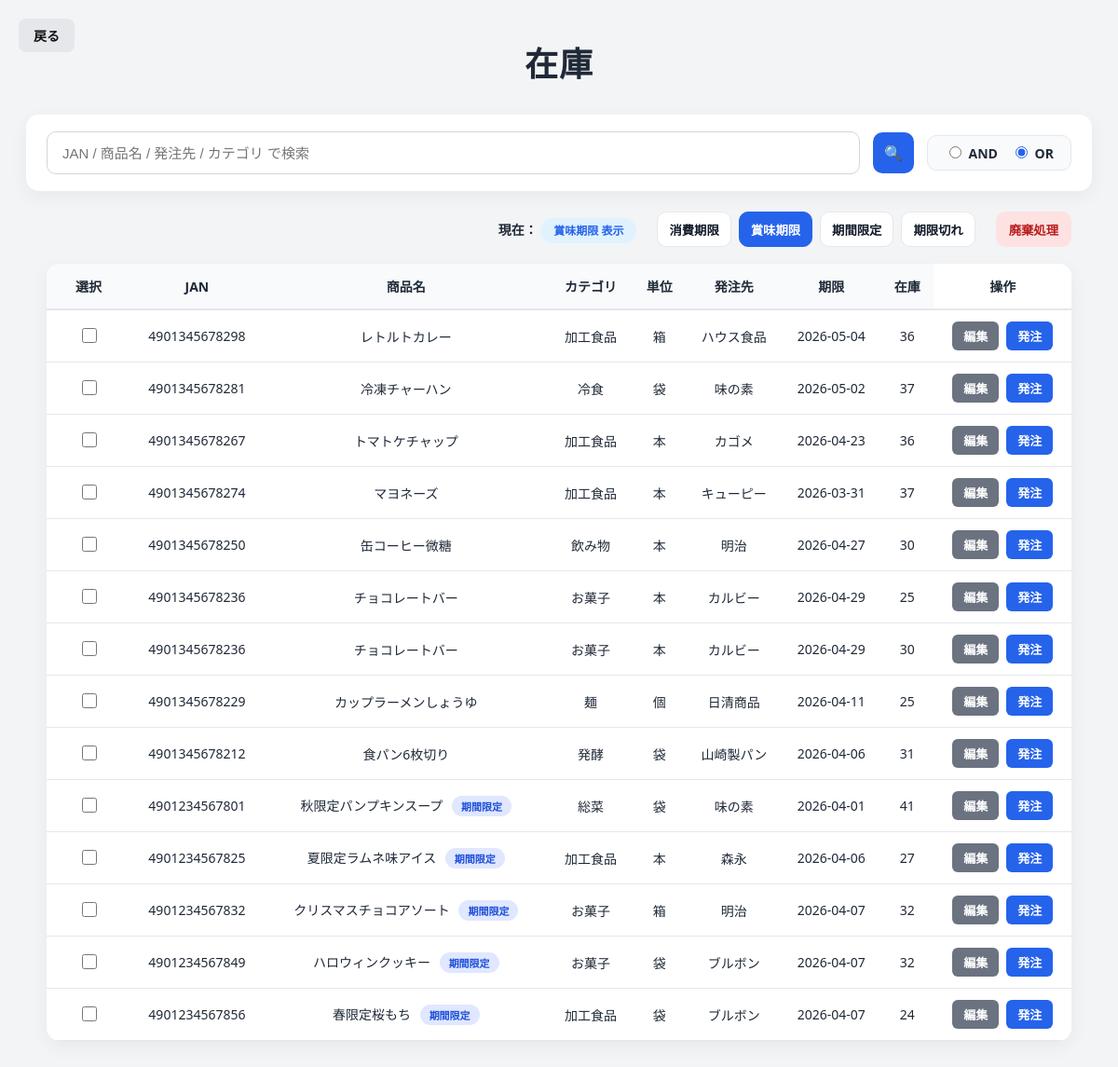
Page /pages/zaiko.php (signed in) on the committed database.
### tables this page shows
CREATE TABLE `stock` (
  `id` int(255) NOT NULL,
  `item_id` int(255) NOT NULL,
  `quantity` int(255) NOT NULL,
  `consume_date` date DEFAULT NULL,
  `best_before_date` date DEFAULT NULL,
  `expire_date` date NOT NULL,
  `created_at` date NOT NULL,
  `updated_at` date NOT NULL
);

CREATE TABLE `items` (
  `id` int(255) NOT NULL,
  `jan_code` varchar(13) NOT NULL,
  `item_name` varchar(100) NOT NULL,
  `category_id` int(255) NOT NULL,
  `unit` varchar(20) NOT NULL,
  `supplier` varchar(100) NOT NULL,
  `created_at` date NOT NULL,
  `updated_at` date NOT NULL,
  `price` int(11) NOT NULL DEFAULT 0,
  `reorder_point` int(11) NOT NULL DEFAULT 5,
  `is_limited` tinyint(1) NOT NULL DEFAULT 0 COMMENT '期間限定フラグ',
  `limited_start` date DEFAULT NULL COMMENT '販売開始日',
  `limited_end` date DEFAULT NULL COMMENT '販売終了日'
);

CREATE TABLE `categories` (
  `id` int(255) NOT NULL,
  `category_group` varchar(50) NOT NULL,
  `category_name` varchar(50) NOT NULL,
  `category_label_ja` varchar(100) NOT NULL
);

### pages/zaiko.php (the view, shortened to what this page needs)
<?php
require_once __DIR__ . '/../dbconnect.php';
$role = $_SESSION['role'];
function h($s){ return htmlspecialchars((string)$s, ENT_QUOTES, 'UTF-8'); }
function hasColumn(PDO $pdo, string $table, string $column): bool {
  $st = $pdo->prepare("SHOW COLUMNS FROM {$table} LIKE :c");
  $st->execute([':c'=>$column]);
  return (bool)$st->fetch(PDO::FETCH_ASSOC);
}
function fmtDate($d){
  return date('Y-m-d', strtotime($d));
}
$hasConsume = hasColumn($pdo,'stock','consume_date');
$hasBest    = hasColumn($pdo,'stock','best_before_date');
$hasLegacy  = hasColumn($pdo,'stock','expire_date');
$viewMode = $_SESSION['view_mode'] ?? 'best';
$keyword    = trim($_GET['keyword'] ?? '');
$searchMode = (($_GET['mode'] ?? 'or') === 'and') ? 'and' : 'or';
$where = [];
$params = [];
$today = (new DateTime('today'))->format('Y-m-d');
switch ($viewMode) {
  case 'best':
    if ($hasBest) $where[] = "s.best_before_date IS NOT NULL";
    else $where[] = "1=0";
    break;
}
$whereSql = $where ? ('WHERE ' . implode(' AND ', $where)) : '';
$expireExprCommon = "COALESCE(" .
  ($hasConsume ? "s.consume_date" : "NULL") . ", " .
  ($hasBest    ? "s.best_before_date" : "NULL") . ", " .
  ($hasLegacy  ? "s.expire_date" : "NULL") .
")";
if ($viewMode === 'consume') {
  $expireViewExpr = $hasConsume ? "s.consume_date" : "NULL";
} elseif ($viewMode === 'best') {
  $expireViewExpr = $hasBest ? "s.best_before_date" : "NULL";
} else {
  $expireViewExpr = $expireExprCommon;
}
$sql = "
  SELECT
    s.id AS stock_id,
    s.item_id,
    i.jan_code,
    i.item_name,
    c.category_label_ja,
    i.unit,
    i.supplier,
    i.is_limited,
    i.limited_start,
    i.limited_end,
    s.quantity,
    s.consume_date,
    s.best_before_date,
    s.expire_date,
    {$expireViewExpr} AS expire_view,
    {$expireExprCommon} AS expire_common
  FROM stock s
  JOIN items i ON i.id = s.item_id
  LEFT JOIN categories c ON c.id = i.category_id
  {$whereSql}
  ORDER BY i.id DESC, {$expireExprCommon} ASC, s.id DESC
";
$st = $pdo->prepare($sql);
$st->execute($params);
$rows = $st->fetchAll(PDO::FETCH_ASSOC);
$canDispose = ($role === 'mng' || $role === 'fte');
?>
<!DOCTYPE html>
<html lang="ja">
<head>
<link rel="stylesheet" href="../assets/css/zaiko.css">
</head>
<body>
<a href="home.php" class="back-btn">戻る</a>
<h1 class="title">在庫</h1>
<div class="search-area">
  <form method="get" class="search-form">
    <input class="search-box" type="text" name="keyword"
      placeholder="JAN / 商品名 / 発注先 / カテゴリ で検索"
      value="<?= h($keyword) ?>">
    <button class="search-btn" type="submit" aria-label="検索">🔍</button>
    <div class="search-mode">
      <label><input type="radio" name="mode" value="and" <?= $searchMode==='and'?'checked':'' ?>> AND</label>
      <label><input type="radio" name="mode" value="or"  <?= $searchMode==='or'?'checked':''  ?>> OR</label>
    </div>
  </form>
</div>
<div class="right-actions">
  <div class="expire-status">
    現在：
    <span class="expire-label">
      <?php
        echo match($viewMode){
          'consume' => '消費期限',
          'best'    => '賞味期限',
          'limited' => '期間限定',
          'expired' => '期限切れ',
          default   => '賞味期限'
        };
      ?>
      表示
    </span>
  </div>
  <form method="post" class="view-switch">
    <button class="view-btn <?= $viewMode==='consume'?'is-active':'' ?>" type="submit" name="view_mode" value="consume">消費期限</button>
    <button class="view-btn <?= $viewMode==='best'?'is-active':'' ?>" type="submit" name="view_mode" value="best">賞味期限</button>
    <button class="view-btn <?= $viewMode==='limited'?'is-active':'' ?>" type="submit" name="view_mode" value="limited">期間限定</button>
    <button class="view-btn <?= $viewMode==='expired'?'is-active':'' ?>" type="submit" name="view_mode" value="expired">期限切れ</button>
  </form>
  <?php if ($canDispose): ?>
    <button type="button" class="dispose-link" id="btnDispose">廃棄処理</button>
  <?php endif; ?>
</div>
<form method="post" action="zaiko_dispose_execute.php" id="disposeForm">
  <div class="table-wrap">
    <table class="item-table">
      <thead>
        <tr>
          <?php if ($canDispose): ?><th class="check-col">選択</th><?php endif; ?>
          <th>JAN</th>
          <th>商品名</th>
          <th>カテゴリ</th>
          <th>単位</th>
          <th>発注先</th>
          <th>期限</th>
          <th>在庫</th>
          <?php if ($role==='mng' || $role==='fte'): ?><th class="op-col">操作</th><?php endif; ?>
        </tr>
      </thead>
      <tbody>
        <?php if(!$rows): ?>
          <tr>
            <td colspan="<?= $canDispose ? 9 : (($role==='mng'||$role==='fte')?8:7) ?>" style="padding:18px;">
              該当するデータがありません
            </td>
          </tr>
        <?php else: ?>
          <?php foreach($rows as $r): ?>
            <?php
              $qty = (int)($r['quantity'] ?? 0);
              $expire = fmtDate($r['expire_view'] ?? '');
              $expireCommon = fmtDate($r['expire_common'] ?? '');
              $isExpired = ($expireCommon !== '' && $expireCommon < $today);
              $isLimited = ((int)($r['is_limited'] ?? 0) === 1);
              $rowClass = $isExpired ? 'row-expired' : '';
            ?>
            <tr class="<?= h($rowClass) ?>">
              <?php if ($canDispose): ?>
                <td class="check-col">
                  <input
                    type="checkbox"
                    class="row-check"
                    name="stock_ids[]"
                    value="<?= (int)$r['stock_id'] ?>"
                    data-jan="<?= h($r['jan_code'] ?? '') ?>"
                    data-name="<?= h($r['item_name'] ?? '') ?>"
                    data-expire="<?= h($expire) ?>"
                    data-qty="<?= (int)$qty ?>"
                  >
                </td>
              <?php endif; ?>
              <td><?= h($r['jan_code'] ?? '') ?></td>
              <td>
                <?= h($r['item_name'] ?? '') ?>
                <?php if ($isLimited): ?>
                  <span class="badge badge-limited">期間限定</span>
                <?php endif; ?>
              </td>
              <td><?= h($r['category_label_ja'] ?? '') ?></td>
              <td><?= h($r['unit'] ?? '') ?></td>
              <td><?= h($r['supplier'] ?? '') ?></td>
              <td><?= h($expire) ?></td>
              <td class="<?= $qty<=0 ? 'stock-zero':'' ?>"><?= $qty ?></td>
              <?php if ($role==='mng' || $role==='fte'): ?>
                <td class="op-col">
                  <div class="op-buttons">
                    <a class="btn-edit" href="zaiko_edit.php?stock_id=<?= (int)$r['stock_id'] ?>">編集</a>
                    <a class="btn-order" href="hacchu_form.php?jan=<?= urlencode((string)($r['jan_code'] ?? '')) ?>">発注</a>
                  </div>
                </td>
              <?php endif; ?>
            </tr>
          <?php endforeach; ?>
        <?php endif; ?>
      </tbody>
    </table>
  </div>
</form>
</body>
</html>

### assets/css/zaiko.css (style rules this page uses)
body { margin:0; font-family: "Segoe UI", "Hiragino Kaku Gothic ProN", sans-serif; background:#F3F4F6; color:#1F2937; font-size:14px; }
.back-btn { position:fixed; top:20px; left:20px; padding:8px 16px; background:#E5E7EB; border-radius:8px; text-decoration:none; font-weight:600; color:#111; transition:.2s; }
.title { text-align:center; font-size:36px; font-weight:700; margin:40px 0 30px; letter-spacing:1px; }
.search-area { display:flex; justify-content:center; margin-bottom:22px; }
.search-form { width:1100px; max-width:92%; display:flex; align-items:center; gap:14px; background:#FFFFFF; padding:18px 22px; border-radius:14px; box-shadow:0 6px 20px rgba(0,0,0,0.05); }
.search-box { flex:1; min-width:300px; height:44px; padding:0 16px; border:1px solid #D1D5DB; border-radius:10px; font-size:15px; transition:.2s; }
.search-btn { width:44px; height:44px; border:none; border-radius:10px; background:#2563EB; color:#fff; font-size:16px; cursor:pointer; transition:.2s; }
.search-mode { display:flex; align-items:center; gap:14px; padding:8px 18px; background:#F9FAFB; border:1px solid #E5E7EB; border-radius:10px; font-weight:600; white-space:nowrap; }
.search-mode input { accent-color:#2563EB; margin-right:4px; }
.right-actions { width:1100px; max-width:92%; margin:0 auto 10px; display:flex; justify-content:flex-end; align-items:center; gap:22px; }
.expire-status { font-weight:600; }
.expire-label { background:#E0F2FE; color:#2563EB; padding:5px 14px; border-radius:20px; font-size:12px; font-weight:700; }
.table-wrap { width:1100px; max-width:92%; margin:18px auto 50px; background:#FFFFFF; border-radius:14px; box-shadow:0 6px 20px rgba(0,0,0,0.05); overflow-x:auto; }
.item-table { width:100%; border-collapse:collapse; font-size:14px; }
.item-table th { background:#F9FAFB; padding:14px 10px; font-weight:600; border-bottom:2px solid #E5E7EB; text-align:center; }
.item-table td { padding:12px 8px; border-bottom:1px solid #E5E7EB; text-align:center; }
.item-table th.op-col, .item-table td.op-col { position:sticky; right:0; background:#FFFFFF; box-shadow:-4px 0 8px rgba(0,0,0,0.05); z-index:2; }
.op-buttons { display:flex; justify-content:center; gap:8px; }
.btn-edit { padding:6px 12px; border-radius:6px; background:#6B7280; color:#fff; text-decoration:none; font-weight:600; font-size:13px; transition:.2s; }
.btn-order { padding:6px 12px; border-radius:6px; background:#2563EB; color:#fff; text-decoration:none; font-weight:600; font-size:13px; transition:.2s; }
.badge { display:inline-block; margin-left:6px; padding:3px 10px; border-radius:20px; font-size:11px; font-weight:700; }
.badge-limited { background:#E0E7FF; color:#1D4ED8; }
.view-switch { display:flex; gap:8px; margin:0; }
.view-btn { height:38px; padding:0 12px; border-radius:10px; border:1px solid #E5E7EB; background:#FFFFFF; color:#111827; font-weight:700; cursor:pointer; transition:.15s; }
.view-btn.is-active { background:#2563EB; border-color:#2563EB; color:#fff; }
.dispose-link { height:38px; padding:0 14px; border:none; border-radius:10px; background:#FEE2E2; color:#B91C1C; font-weight:800; cursor:pointer; transition:.15s; }
.check-col { width:70px; }
.row-check { width:16px; height:16px; accent-color:#2563EB; }

### rows in the picture
stock: item.jan_code "4901345678298", item.item_name "レトルトカレー", categories.category_label_ja "加工食品", item.unit "箱", item.supplier "ハウス食品", best_before_date "2026-05-04", quantity "36"
stock: item.jan_code "4901345678281", item.item_name "冷凍チャーハン", categories.category_label_ja "冷食", item.unit "袋", item.supplier "味の素", best_before_date "2026-05-02", quantity "37"
stock: item.jan_code "4901345678267", item.item_name "トマトケチャップ", categories.category_label_ja "加工食品", item.unit "本", item.supplier "カゴメ", best_before_date "2026-04-23", quantity "36"
stock: item.jan_code "4901345678274", item.item_name "マヨネーズ", categories.category_label_ja "加工食品", item.unit "本", item.supplier "キューピー", best_before_date "2026-03-31", quantity "37"
stock: item.jan_code "4901345678250", item.item_name "缶コーヒー微糖", categories.category_label_ja "飲み物", item.unit "本", item.supplier "明治", best_before_date "2026-04-27", quantity "30"
stock: item.jan_code "4901345678236", item.item_name "チョコレートバー", categories.category_label_ja "お菓子", item.unit "本", item.supplier "カルビー", best_before_date "2026-04-29", quantity "25"
stock: item.jan_code "4901345678236", item.item_name "チョコレートバー", categories.category_label_ja "お菓子", item.unit "本", item.supplier "カルビー", best_before_date "2026-04-29", quantity "30"
stock: item.jan_code "4901345678229", item.item_name "カップラーメンしょうゆ", categories.category_label_ja "麺", item.unit "個", item.supplier "日清商品", best_before_date "2026-04-11", quantity "25"
stock: item.jan_code "4901345678212", item.item_name "食パン6枚切り", categories.category_label_ja "発酵", item.unit "袋", item.supplier "山崎製パン", best_before_date "2026-04-06", quantity "31"
stock: item.jan_code "4901234567801", item.item_name "秋限定パンプキンスープ", shows "期間限定", categories.category_label_ja "総菜", item.unit "袋", item.supplier "味の素", best_before_date "2026-04-01", quantity "41"
stock: item.jan_code "4901234567825", item.item_name "夏限定ラムネ味アイス", shows "期間限定", categories.category_label_ja "加工食品", item.unit "本", item.supplier "森永", best_before_date "2026-04-06", quantity "27"
stock: item.jan_code "4901234567832", item.item_name "クリスマスチョコアソート", shows "期間限定", categories.category_label_ja "お菓子", item.unit "箱", item.supplier "明治", best_before_date "2026-04-07", quantity "32"
stock: item.jan_code "4901234567849", item.item_name "ハロウィンクッキー", shows "期間限定", categories.category_label_ja "お菓子", item.unit "袋", item.supplier "ブルボン", best_before_date "2026-04-07", quantity "32"
stock: item.jan_code "4901234567856", item.item_name "春限定桜もち", shows "期間限定", categories.category_label_ja "加工食品", item.unit "袋", item.supplier "ブルボン", best_before_date "2026-04-07", quantity "24"
